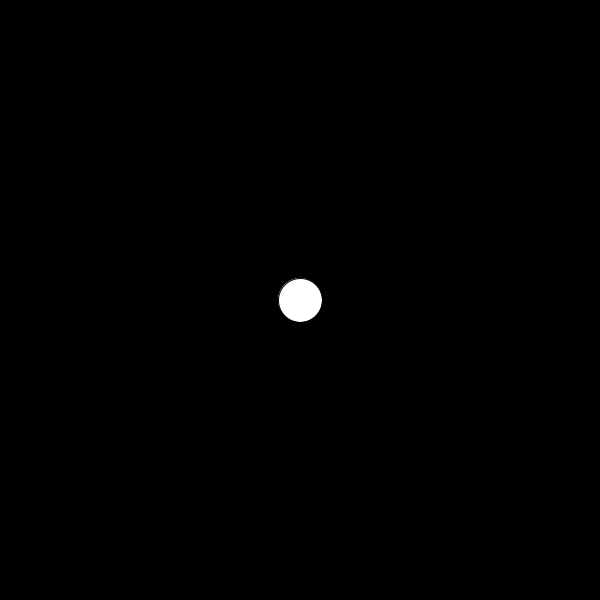
Frame 1 (no input)
Frame 60 (the mouse pressed at the canvas centre just before this capture): identical to frame 1, image omitted
Frame 120 (the mouse held since frame 60 and released just before this capture): identical to frame 1, image omitted

The Processing sketch that drew this single still picture (run headless with seeded random() and noise(); from frame 60 on, the mouse is pressed at the canvas centre):

// Processing sketch: processing_129310
// ── processing_129310.pde

float px, py, px2, py2;
float angle, angle2;
float radius = 50;
float frequency = 2;
float frequency2 = 2;
float x, x2;
int horiz = 300;
int verti = 300;
ArrayList<Integer> xpos;
ArrayList<Integer> ypos;
void setup()
{
  size(600,600);
  background(0);
  xpos = new ArrayList<Integer>();
  ypos = new ArrayList<Integer>();
}


void draw()
{
  background(0);
  ellipse(horiz,verti,44,44);

  if(horiz > width)
  {
    horiz = 0;
  }
  if(verti > height)
  {
    verti = 0;
  }
}
 
   
void keyPressed()
{
    if (key == 'w' || key == 'W' )
    {
      verti = verti - 3;

    }
    if (key == 's' || key == 'S')
    {
      verti = verti + 3;

 
    }
    if (key == 'a' || key == 'A')
    {
      horiz = horiz - 3;

    }
    if (key == 'd' || key == 'D')
    {
      horiz = horiz + 3;

    }
 
  }

      
